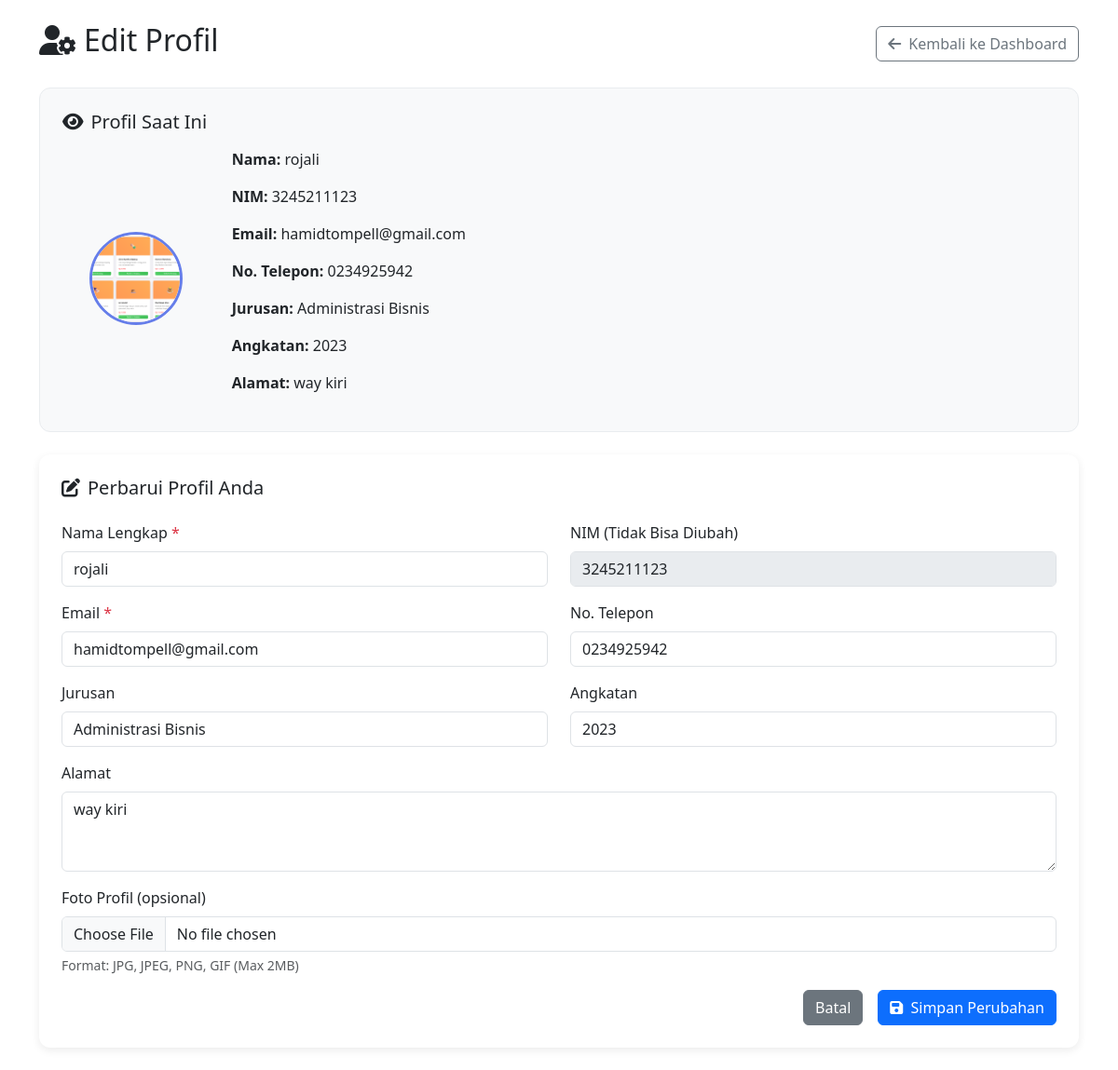
Screenshot of /mahasiswa/edit_profil.php (signed in) with the database file from the repository.
### tables this page shows
CREATE TABLE `mahasiswa` (
  `id` int(11) NOT NULL,
  `nim` varchar(20) NOT NULL,
  `nama` varchar(100) NOT NULL,
  `email` varchar(100) NOT NULL,
  `no_telepon` varchar(20) DEFAULT NULL,
  `jurusan` varchar(100) DEFAULT NULL,
  `angkatan` year(4) DEFAULT NULL,
  `alamat` text DEFAULT NULL,
  `foto` varchar(255) DEFAULT NULL,
  `password` varchar(255) NOT NULL,
  `created_at` timestamp NOT NULL DEFAULT current_timestamp(),
  `status_akun` enum('aktif','nonaktif') DEFAULT 'aktif',
  `ukm_id` int(11) DEFAULT NULL,
  `status_ukm` enum('menunggu','diterima','ditolak') DEFAULT 'menunggu'
);

### mahasiswa/edit_profil.php (the view, shortened to what this page needs)
<?php
$database = new Database();
$db = $database->getConnection();
$mahasiswa_id = $_SESSION['user_id'];
$stmt = $db->prepare("SELECT * FROM mahasiswa WHERE id = ?");
$stmt->execute([$mahasiswa_id]);
$mahasiswa = $stmt->fetch(PDO::FETCH_ASSOC);
?>
<!DOCTYPE html>
<html lang="id">
<head>
    <link href="https://cdn.jsdelivr.net/npm/bootstrap@5.3.0/dist/css/bootstrap.min.css" rel="stylesheet">
    <link href="https://cdnjs.cloudflare.com/ajax/libs/font-awesome/6.4.0/css/all.min.css" rel="stylesheet">
</head>
<body>
    <div class="container py-4">
        <div class="d-flex justify-content-between align-items-center mb-4">
            <h2><i class="fas fa-user-cog me-2"></i>Edit Profil</h2>
            <a href="dashboard.php" class="btn btn-outline-secondary">
                <i class="fas fa-arrow-left me-1"></i> Kembali ke Dashboard
            </a>
        </div>
        <div class="preview-card">
            <h5 class="mb-3"><i class="fas fa-eye me-2"></i>Profil Saat Ini</h5>
            <div class="row align-items-center">
                <div class="col-md-2 text-center mb-3 mb-md-0">
                    <?php
                        $foto_url = !empty($mahasiswa['foto'])
                            ? '../uploads/' . htmlspecialchars($mahasiswa['foto'])
                            : 'https://via.placeholder.com/100?text=No+Photo';
                    ?>
                    <img src="<?= $foto_url ?>" alt="Foto Profil" class="preview-photo">
                </div>
                <div class="col-md-10">
                    <p><strong>Nama:</strong> <?= htmlspecialchars($mahasiswa['nama']) ?></p>
                    <p><strong>NIM:</strong> <?= htmlspecialchars($mahasiswa['nim']) ?></p>
                    <p><strong>Email:</strong> <?= htmlspecialchars($mahasiswa['email']) ?></p>
                    <p><strong>No. Telepon:</strong> <?= htmlspecialchars($mahasiswa['no_telepon'] ?? '—') ?></p>
                    <p><strong>Jurusan:</strong> <?= htmlspecialchars($mahasiswa['jurusan'] ?? '—') ?></p>
                    <p><strong>Angkatan:</strong> <?= htmlspecialchars($mahasiswa['angkatan'] ?? '—') ?></p>
                    <p><strong>Alamat:</strong> <?= htmlspecialchars($mahasiswa['alamat'] ?? '—') ?></p>
                </div>
            </div>
        </div>
        <div class="form-section">
            <h5 class="mb-4"><i class="fas fa-edit me-2"></i>Perbarui Profil Anda</h5>
            <form method="POST" enctype="multipart/form-data">
                <div class="row">
                    <div class="col-md-6 mb-3">
                        <label class="form-label">Nama Lengkap <span class="text-danger">*</span></label>
                        <input type="text" name="nama" class="form-control" value="<?= htmlspecialchars($mahasiswa['nama']) ?>" required>
                    </div>
                    <div class="col-md-6 mb-3">
                        <label class="form-label">NIM (Tidak Bisa Diubah)</label>
                        <input type="text" class="form-control" value="<?= htmlspecialchars($mahasiswa['nim']) ?>" disabled>
                    </div>
                    <div class="col-md-6 mb-3">
                        <label class="form-label">Email <span class="text-danger">*</span></label>
                        <input type="email" name="email" class="form-control" value="<?= htmlspecialchars($mahasiswa['email']) ?>" required>
                    </div>
                    <div class="col-md-6 mb-3">
                        <label class="form-label">No. Telepon</label>
                        <input type="text" name="no_telepon" class="form-control" value="<?= htmlspecialchars($mahasiswa['no_telepon'] ?? '') ?>">
                    </div>
                    <div class="col-md-6 mb-3">
                        <label class="form-label">Jurusan</label>
                        <input type="text" name="jurusan" class="form-control" value="<?= htmlspecialchars($mahasiswa['jurusan'] ?? '') ?>">
                    </div>
                    <div class="col-md-6 mb-3">
                        <label class="form-label">Angkatan</label>
                        <input type="number" name="angkatan" class="form-control" min="2000" max="<?= date('Y') ?>" value="<?= htmlspecialchars($mahasiswa['angkatan'] ?? '') ?>">
                    </div>
                    <div class="col-12 mb-3">
                        <label class="form-label">Alamat</label>
                        <textarea name="alamat" class="form-control" rows="3"><?= htmlspecialchars($mahasiswa['alamat'] ?? '') ?></textarea>
                    </div>
                    <div class="col-12 mb-3">
                        <label class="form-label">Foto Profil (opsional)</label>
                        <input type="file" name="foto" class="form-control" accept="image/*">
                        <div class="form-text">Format: JPG, JPEG, PNG, GIF (Max 2MB)</div>
                    </div>
                </div>
                <div class="d-grid gap-2 d-md-flex justify-content-md-end">
                    <a href="dashboard.php" class="btn btn-secondary me-md-2">Batal</a>
                    <button type="submit" class="btn btn-primary">
                        <i class="fas fa-save me-1"></i> Simpan Perubahan
                    </button>
                </div>
            </form>
        </div>
    </div>
</body>
</html>

### mahasiswa/edit_profil.php (style rules this page uses)
.preview-card { background: #f8f9fa; border-radius: 12px; padding: 1.5rem; margin-bottom: 1.5rem; border: 1px solid #e9ecef; }
.preview-photo { width: 100px; height: 100px; object-fit: cover; border-radius: 50%; border: 3px solid #667eea; }
.form-section { background: white; border-radius: 12px; padding: 1.5rem; box-shadow: 0 3px 10px rgba(0,0,0,0.08); }

### rows the page displays
mahasiswa: foto (picture), nama "rojali", nim "3245211123", email "hamidtompell@gmail.com", no_telepon "0234925942", jurusan "Administrasi Bisnis", angkatan "2023", alamat "way kiri"
